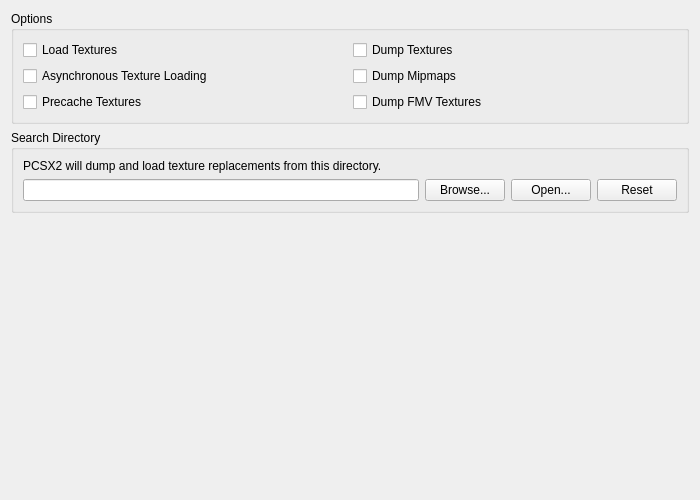
<?xml version="1.0" encoding="UTF-8"?>
<ui version="4.0">
 <class>GraphicsTextureReplacementSettingsTab</class>
 <widget class="QWidget" name="GraphicsTextureReplacementSettingsTab">
  <property name="geometry">
   <rect>
    <x>0</x>
    <y>0</y>
    <width>700</width>
    <height>500</height>
   </rect>
  </property>
  <property name="windowTitle">
   <string/>
  </property>
  <layout class="QVBoxLayout" name="verticalLayout">
   <item>
    <widget class="QGroupBox" name="textureOptions">
     <property name="title">
      <string>Options</string>
     </property>
     <layout class="QGridLayout" name="textureOptionLayout">
      <item row="3" column="0">
       <widget class="QCheckBox" name="precacheTextureReplacements">
        <property name="text">
         <string>Precache Textures</string>
        </property>
       </widget>
      </item>
      <item row="2" column="0">
       <widget class="QCheckBox" name="loadTextureReplacementsAsync">
        <property name="text">
         <string>Asynchronous Texture Loading</string>
        </property>
       </widget>
      </item>
      <item row="1" column="0">
       <widget class="QCheckBox" name="loadTextureReplacements">
        <property name="text">
         <string>Load Textures</string>
        </property>
       </widget>
      </item>
      <item row="1" column="1">
       <widget class="QCheckBox" name="dumpReplaceableTextures">
        <property name="text">
         <string>Dump Textures</string>
        </property>
       </widget>
      </item>
      <item row="2" column="1">
       <widget class="QCheckBox" name="dumpReplaceableMipmaps">
        <property name="text">
         <string>Dump Mipmaps</string>
        </property>
       </widget>
      </item>
      <item row="3" column="1">
       <widget class="QCheckBox" name="dumpTexturesWithFMVActive">
        <property name="text">
         <string>Dump FMV Textures</string>
        </property>
       </widget>
      </item>
     </layout>
    </widget>
   </item>
   <item>
    <widget class="QGroupBox" name="texturesDirectoryBox">
     <property name="title">
      <string>Search Directory</string>
     </property>
     <layout class="QGridLayout" name="textureDirectoryLayout">
      <item row="1" column="0">
       <widget class="QLineEdit" name="texturesDirectory"/>
      </item>
      <item row="1" column="1">
       <widget class="QPushButton" name="texturesBrowse">
        <property name="text">
         <string>Browse...</string>
        </property>
       </widget>
      </item>
      <item row="1" column="2">
       <widget class="QPushButton" name="texturesOpen">
        <property name="text">
         <string>Open...</string>
        </property>
       </widget>
      </item>
      <item row="1" column="3">
       <widget class="QPushButton" name="texturesReset">
        <property name="text">
         <string>Reset</string>
        </property>
       </widget>
      </item>
      <item row="0" column="0" colspan="4">
       <widget class="QLabel" name="textureDescriptionText">
        <property name="text">
         <string>PCSX2 will dump and load texture replacements from this directory.</string>
        </property>
        <property name="buddy">
         <cstring>texturesDirectory</cstring>
        </property>
        <property name="textInteractionFlags">
         <set>Qt::TextBrowserInteraction</set>
        </property>
       </widget>
      </item>
     </layout>
    </widget>
   </item>
   <item>
    <spacer name="verticalSpacer">
     <property name="orientation">
      <enum>Qt::Orientation::Vertical</enum>
     </property>
     <property name="sizeHint" stdset="0">
      <size>
       <width>20</width>
       <height>0</height>
      </size>
     </property>
    </spacer>
   </item>
  </layout>
 </widget>
 <tabstops>
  <tabstop>loadTextureReplacements</tabstop>
  <tabstop>dumpReplaceableTextures</tabstop>
  <tabstop>loadTextureReplacementsAsync</tabstop>
  <tabstop>dumpReplaceableMipmaps</tabstop>
  <tabstop>precacheTextureReplacements</tabstop>
  <tabstop>dumpTexturesWithFMVActive</tabstop>
  <tabstop>texturesDirectory</tabstop>
  <tabstop>texturesBrowse</tabstop>
  <tabstop>texturesOpen</tabstop>
  <tabstop>texturesReset</tabstop>
 </tabstops>
 <resources/>
 <connections/>
</ui>
